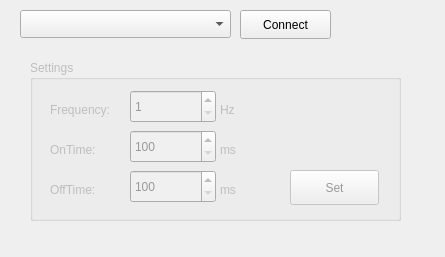
<?xml version="1.0" encoding="UTF-8"?>
<ui version="4.0">
 <class>PyDigitimerWidget</class>
 <widget class="QWidget" name="PyDigitimerWidget">
  <property name="geometry">
   <rect>
    <x>0</x>
    <y>0</y>
    <width>445</width>
    <height>257</height>
   </rect>
  </property>
  <property name="sizePolicy">
   <sizepolicy hsizetype="Preferred" vsizetype="Preferred">
    <horstretch>0</horstretch>
    <verstretch>0</verstretch>
   </sizepolicy>
  </property>
  <property name="windowTitle">
   <string>Digitimer pulse generator</string>
  </property>
  <property name="styleSheet">
   <string notr="true">QSpinBox:disabled {
	background-color: #F0F0F0;
	color: #999999;
}

QPushButton:disabled {
	color: #999999;
}</string>
  </property>
  <widget class="QComboBox" name="comportCombo">
   <property name="geometry">
    <rect>
     <x>20</x>
     <y>10</y>
     <width>211</width>
     <height>28</height>
    </rect>
   </property>
  </widget>
  <widget class="QPushButton" name="connectButton">
   <property name="geometry">
    <rect>
     <x>240</x>
     <y>10</y>
     <width>91</width>
     <height>29</height>
    </rect>
   </property>
   <property name="text">
    <string>Connect</string>
   </property>
  </widget>
  <widget class="QGroupBox" name="settingsBox">
   <property name="enabled">
    <bool>false</bool>
   </property>
   <property name="geometry">
    <rect>
     <x>30</x>
     <y>60</y>
     <width>371</width>
     <height>161</height>
    </rect>
   </property>
   <property name="title">
    <string>Settings</string>
   </property>
   <widget class="QSpinBox" name="freqSpin">
    <property name="geometry">
     <rect>
      <x>100</x>
      <y>30</y>
      <width>86</width>
      <height>33</height>
     </rect>
    </property>
    <property name="minimum">
     <number>1</number>
    </property>
    <property name="maximum">
     <number>200</number>
    </property>
   </widget>
   <widget class="QSpinBox" name="onSpin">
    <property name="geometry">
     <rect>
      <x>100</x>
      <y>70</y>
      <width>86</width>
      <height>33</height>
     </rect>
    </property>
    <property name="minimum">
     <number>100</number>
    </property>
    <property name="maximum">
     <number>10000</number>
    </property>
    <property name="singleStep">
     <number>100</number>
    </property>
   </widget>
   <widget class="QSpinBox" name="offSpin">
    <property name="geometry">
     <rect>
      <x>100</x>
      <y>110</y>
      <width>86</width>
      <height>33</height>
     </rect>
    </property>
    <property name="minimum">
     <number>100</number>
    </property>
    <property name="maximum">
     <number>10000</number>
    </property>
    <property name="singleStep">
     <number>100</number>
    </property>
   </widget>
   <widget class="QLabel" name="label">
    <property name="geometry">
     <rect>
      <x>20</x>
      <y>40</y>
      <width>81</width>
      <height>19</height>
     </rect>
    </property>
    <property name="text">
     <string>Frequency:</string>
    </property>
   </widget>
   <widget class="QLabel" name="label_2">
    <property name="geometry">
     <rect>
      <x>190</x>
      <y>40</y>
      <width>81</width>
      <height>19</height>
     </rect>
    </property>
    <property name="text">
     <string>Hz</string>
    </property>
   </widget>
   <widget class="QLabel" name="label_3">
    <property name="geometry">
     <rect>
      <x>20</x>
      <y>80</y>
      <width>81</width>
      <height>19</height>
     </rect>
    </property>
    <property name="text">
     <string>OnTime:</string>
    </property>
   </widget>
   <widget class="QLabel" name="label_4">
    <property name="geometry">
     <rect>
      <x>20</x>
      <y>120</y>
      <width>81</width>
      <height>19</height>
     </rect>
    </property>
    <property name="text">
     <string>OffTime:</string>
    </property>
   </widget>
   <widget class="QLabel" name="label_5">
    <property name="geometry">
     <rect>
      <x>190</x>
      <y>80</y>
      <width>81</width>
      <height>19</height>
     </rect>
    </property>
    <property name="text">
     <string>ms</string>
    </property>
   </widget>
   <widget class="QLabel" name="label_6">
    <property name="geometry">
     <rect>
      <x>190</x>
      <y>120</y>
      <width>81</width>
      <height>19</height>
     </rect>
    </property>
    <property name="text">
     <string>ms</string>
    </property>
   </widget>
   <widget class="QPushButton" name="setButton">
    <property name="geometry">
     <rect>
      <x>260</x>
      <y>110</y>
      <width>89</width>
      <height>35</height>
     </rect>
    </property>
    <property name="text">
     <string>Set</string>
    </property>
   </widget>
  </widget>
 </widget>
 <resources/>
 <connections/>
</ui>
